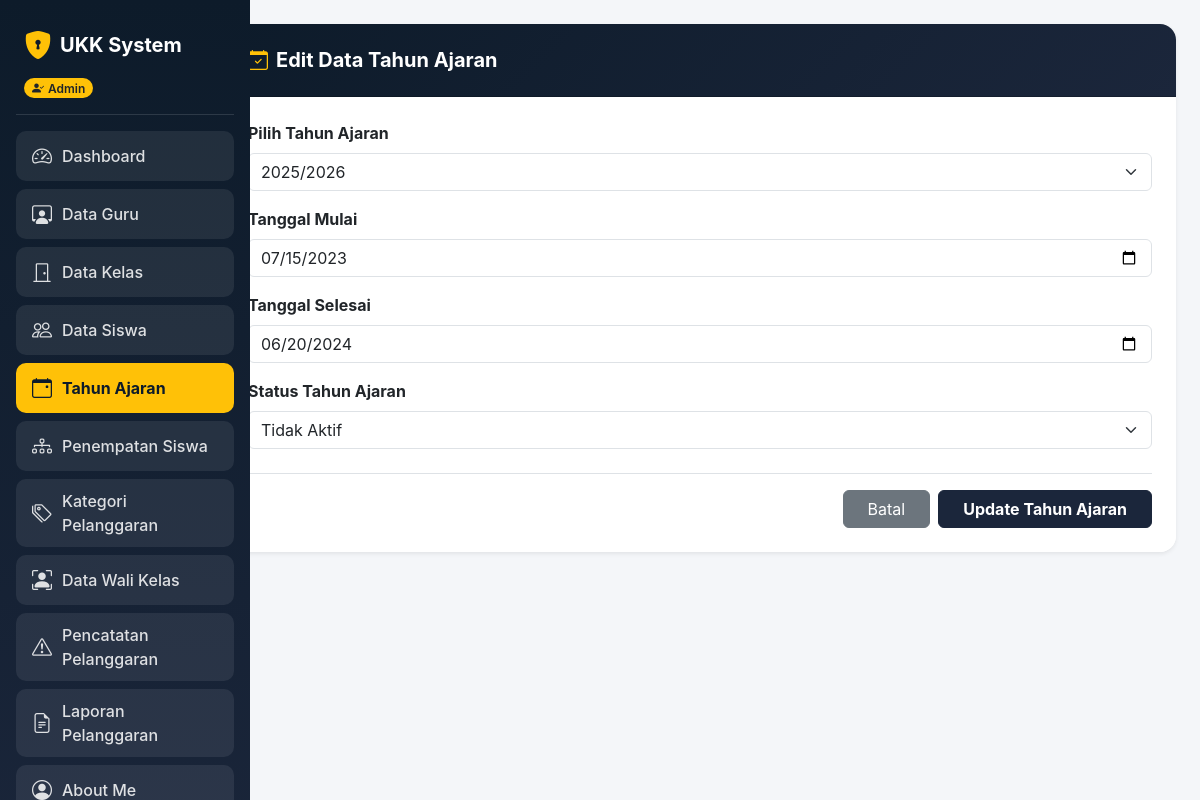
Before: /tahun_ajaran/tahun_ajaran_edit.php?id=23 (signed in) with the older database file.
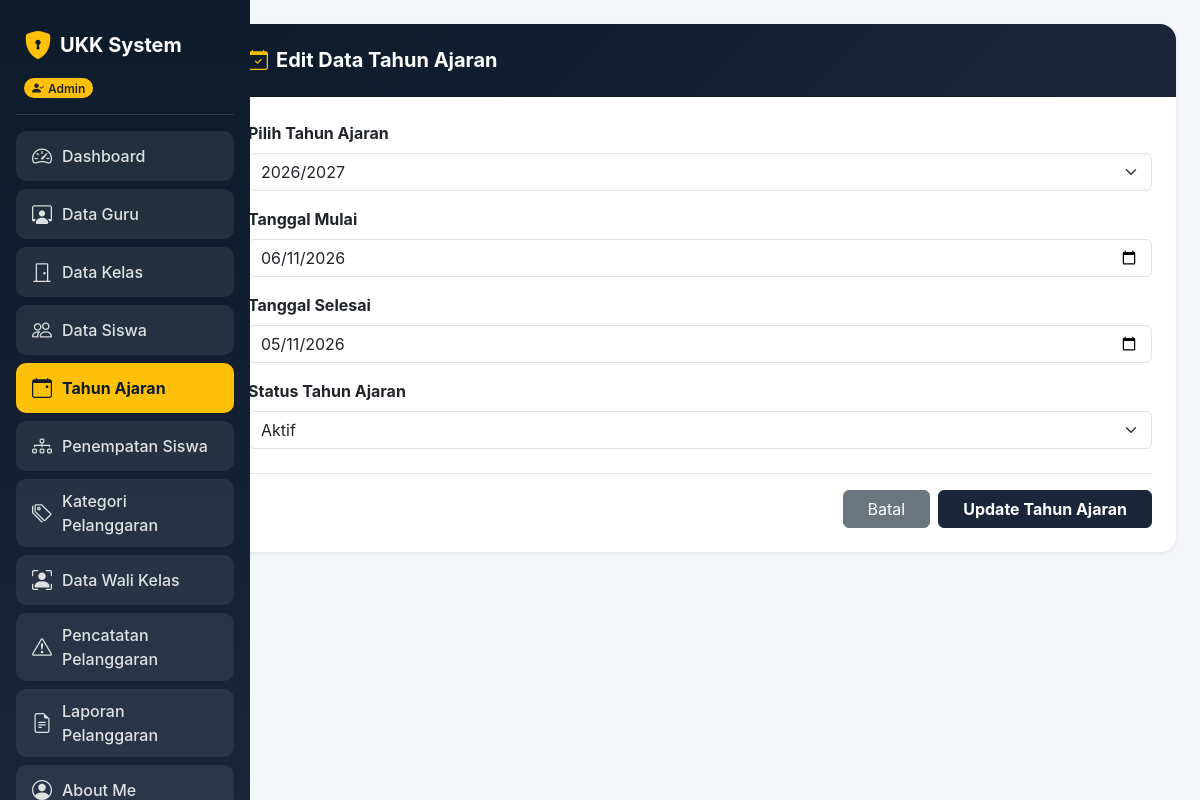
After: the same page with the newer database file.
### tables this page shows
CREATE TABLE `t_tahun_ajaran` (
  `id` int(11) NOT NULL,
  `nama` varchar(20) DEFAULT NULL,
  `tanggal_mulai` date NOT NULL,
  `tanggal_selesai` date NOT NULL,
  `status` varchar(20) NOT NULL,
  `created_at` timestamp NOT NULL DEFAULT current_timestamp(),
  `updated_at` timestamp NOT NULL DEFAULT current_timestamp()
);

### tahun_ajaran/tahun_ajaran_edit.php (the view, shortened to what this page needs)
<?php
include '../koneksi.php';
$role = $_SESSION['role'];
$id = $_GET['id'] ?? '';
$id = mysqli_real_escape_string($koneksi, $id);
$q_data = mysqli_query($koneksi, "SELECT * FROM t_tahun_ajaran WHERE id = '$id'");
$data   = mysqli_fetch_assoc($q_data);
?>
<!DOCTYPE html>
<html lang="id">
<head>
  <link href="https://cdn.jsdelivr.net/npm/bootstrap@5.3.0/dist/css/bootstrap.min.css" rel="stylesheet">
  <link rel="stylesheet" href="https://cdn.jsdelivr.net/npm/bootstrap-icons@1.11.1/font/bootstrap-icons.css">
</head>
<body>
  <div class="container-fluid">
    <div class="row">
      <div class="col-md-3 col-lg-2 sidebar p-3 text-white">
        <div class="d-flex align-items-center gap-2 mb-2 px-2 mt-2">
          <i class="bi bi-shield-lock-fill fs-3 text-warning"></i>
          <h4 class="mb-0 fw-bold fs-5">UKK System</h4>
        </div>
        <div class="px-2 mb-3">
          <span class="badge bg-warning text-dark px-2 py-1 rounded-pill fw-semibold"><i class="bi bi-person-check-fill me-1"></i><?= $role; ?></span>
        </div>
        <hr class="text-white-50">
        <ul class="nav flex-column mb-auto">
          <li class="nav-item"><a href="../dashboard.php?tab=menu1" class="nav-link-custom"><i class="bi bi-speedometer2 fs-5"></i><span>Dashboard</span></a></li>
          <li class="nav-item"><a href="../dashboard.php?tab=menu2" class="nav-link-custom"><i class="bi bi-person-workspace fs-5"></i><span>Data Guru</span></a></li>
          <li class="nav-item"><a href="../dashboard.php?tab=menu3" class="nav-link-custom"><i class="bi bi-door-closed fs-5"></i><span>Data Kelas</span></a></li>
          <li class="nav-item"><a href="../dashboard.php?tab=menu4" class="nav-link-custom"><i class="bi bi-people fs-5"></i><span>Data Siswa</span></a></li>
          <li class="nav-item"><a href="../dashboard.php?tab=menu5" class="nav-link-custom" style="background-color: #ffc107; color: #0d1b2a; font-weight: 700;"><i class="bi bi-calendar-event fs-5"></i><span>Tahun Ajaran</span></a></li>
          <li class="nav-item"><a href="../dashboard.php?tab=menu6" class="nav-link-custom"><i class="bi bi-diagram-3 fs-5"></i><span>Penempatan Siswa</span></a></li>
          <li class="nav-item"><a href="../dashboard.php?tab=menu7" class="nav-link-custom"><i class="bi bi-tags fs-5"></i><span>Kategori Pelanggaran</span></a></li>
          <li class="nav-item"><a href="../dashboard.php?tab=menu8" class="nav-link-custom"><i class="bi bi-person-bounding-box fs-5"></i><span>Data Wali Kelas</span></a></li>
          <li class="nav-item"><a href="../dashboard.php?tab=menu9" class="nav-link-custom"><i class="bi bi-exclamation-triangle fs-5"></i><span>Pencatatan Pelanggaran</span></a></li>
          <li class="nav-item"><a href="../dashboard.php?tab=menu10" class="nav-link-custom"><i class="bi bi-file-earmark-text fs-5"></i><span>Laporan Pelanggaran</span></a></li>
          <li class="nav-item"><a href="../dashboard.php?tab=menu_about" class="nav-link-custom"><i class="bi bi-person-circle fs-5"></i><span>About Me</span></a></li>
        </ul>
      </div>
      <main class="col-md-9 col-lg-10 p-4 ms-auto">
        <div class="container-fluid px-0">
          <form action="" method="POST">
            <div class="card shadow-sm border-0 rounded-4 overflow-hidden w-100">
              <div class="card-header text-white p-4" style="background: linear-gradient(135deg, #0d1b2a 0%, #1b263b 100%);">
                <h5 class="mb-0 fw-bold"><i class="bi bi-calendar-check me-2 text-warning"></i>Edit Data Tahun Ajaran</h5>
              </div>
              <div class="card-body p-4 bg-white">
                <div class="mb-3">
                  <label class="form-label fw-bold">Pilih Tahun Ajaran</label>
                  <select name="nama" class="form-select" required>
                    <option value="2025/2026" <?= (($data['nama'] ?? '') == '2025/2026') ? 'selected' : ''; ?>>2025/2026</option>
                    <option value="2026/2027" <?= (($data['nama'] ?? '') == '2026/2027') ? 'selected' : ''; ?>>2026/2027</option>
                  </select>
                </div>
                <div class="mb-3">
                  <label class="form-label fw-bold">Tanggal Mulai</label>
                  <input type="date" name="tanggal_mulai" class="form-control" value="<?= htmlspecialchars($data['tanggal_mulai'] ?? ''); ?>" required>
                </div>
                <div class="mb-3">
                  <label class="form-label fw-bold">Tanggal Selesai</label>
                  <input type="date" name="tanggal_selesai" class="form-control" value="<?= htmlspecialchars($data['tanggal_selesai'] ?? ''); ?>" required>
                </div>
                <div class="mb-4">
                  <label class="form-label fw-bold">Status Tahun Ajaran</label>
                  <select name="status" class="form-select" required>
                    <option value="Aktif" <?= (($data['status'] ?? '') == 'Aktif') ? 'selected' : ''; ?>>Aktif</option>
                    <option value="Tidak Aktif" <?= (($data['status'] ?? '') == 'Tidak Aktif') ? 'selected' : ''; ?>>Tidak Aktif</option>
                  </select>
                </div>
                <div class="pt-3 border-top d-flex gap-2 justify-content-end">
                  <a href="../dashboard.php?tab=menu5" class="btn btn-secondary px-4">Batal</a>
                  <button type="submit" name="update" class="btn text-white px-4 fw-bold" style="background-color: #1b263b; border-color: #1b263b;">Update Tahun Ajaran</button>
                </div>
              </div>
            </div>
          </form>
        </div>
      </main>
    </div>
  </div>
</body>
</html>

### tahun_ajaran/tahun_ajaran_edit.php (style rules this page uses)
body { font-family: 'Inter', sans-serif; background-color: #f4f6f9; color: #333; }
.sidebar { background: linear-gradient(180deg, #0d1b2a 0%, #1b263b 100%); min-height: 100vh; position: fixed; top: 0; left: 0; width: 250px; z-index: 1000; }
.sidebar .nav-link-custom { color: rgba(255, 255, 255, 0.85); background-color: rgba(255, 255, 255, 0.08); border-radius: 10px; padding: 10px 16px; margin-bottom: 8px; font-weight: 500; display: flex; align-items: center; gap: 10px; text-decoration: none; }
main { margin-left: 250px; }

Changed rows visible on the page:
changed t_tahun_ajaran: nama (not shown) → "2026/2027"; tanggal_mulai "07/15/2023" → "06/11/2026"; tanggal_selesai "06/20/2024" → "05/11/2026"; status "Tidak Aktif" → "Aktif"
Other visible differences:
form field nama: "2025/2026" → (not shown)
